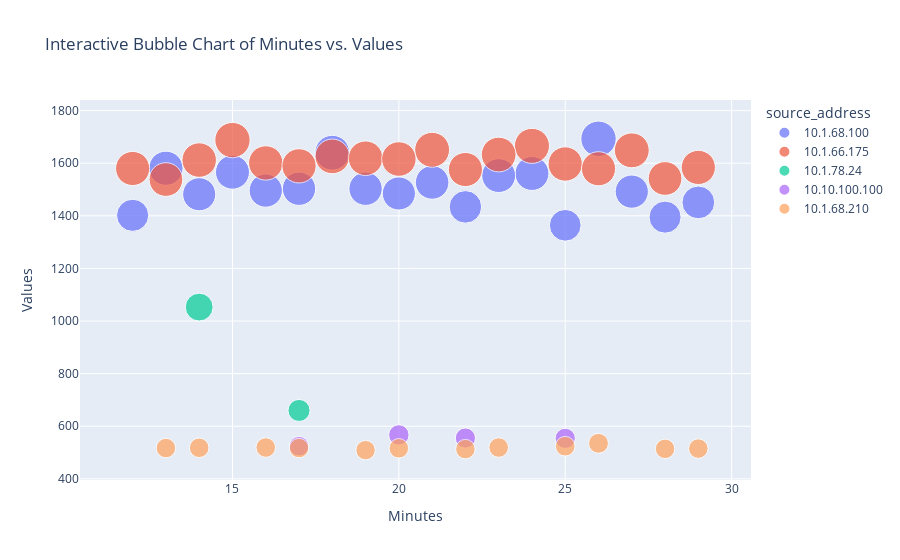

The code cell stored with this chart in its notebook:
### Code cell
fig = px.scatter(df_reset[df_reset['values']>500], 
                 x='minutes', 
                 y='values', 
                 size='values', 
                 color='source_address',
                 hover_name='source_address',  # Add hover information
                 title='Interactive Bubble Chart of Minutes vs. Values',
                 labels={'minutes':'Minutes', 'values':'Values'},
                 size_max=25)  # Maximum size of bubbles

# Show the plot
fig.show()

### Figure 1 — Plotly figure (JSON) as saved in the notebook; plotly's stock layout.template omitted (floating-point values rounded to 4 significant figures)
{"data": [{"hovertemplate": "<b>%{hovertext}</b><br><br>source_address=10.1.68.100<br>Minutes=%{x}<br>Values=%{marker.size}<extra></extra>", "hovertext": ["10.1.68.100", "10.1.68.100", "10.1.68.100", "10.1.68.100", "10.1.68.100", "10.1.68.100", "10.1.68.100", "10.1.68.100", "10.1.68.100", "10.1.68.100", "10.1.68.100", "10.1.68.100", "10.1.68.100", "10.1.68.100", "10.1.68.100", "10.1.68.100", "10.1.68.100", "10.1.68.100"], "legendgroup": "10.1.68.100", "marker": {"color": "#636efa", "size": [1693, 1640, 1581, 1566, 1561, 1553, 1527, 1503, 1503, 1496, 1492, 1485, 1482, 1451, 1434, 1402, 1395, 1364], "sizemode": "area", "sizeref": 2.709, "symbol": "circle"}, "mode": "markers", "name": "10.1.68.100", "orientation": "v", "showlegend": true, "type": "scatter", "x": [26, 18, 13, 15, 24, 23, 21, 19, 17, 16, 27, 20, 14, 29, 22, 12, 28, 25], "xaxis": "x", "y": [1693, 1640, 1581, 1566, 1561, 1553, 1527, 1503, 1503, 1496, 1492, 1485, 1482, 1451, 1434, 1402, 1395, 1364], "yaxis": "y"}, {"hovertemplate": "<b>%{hovertext}</b><br><br>source_address=10.1.66.175<br>Minutes=%{x}<br>Values=%{marker.size}<extra></extra>", "hovertext": ["10.1.66.175", "10.1.66.175", "10.1.66.175", "10.1.66.175", "10.1.66.175", "10.1.66.175", "10.1.66.175", "10.1.66.175", "10.1.66.175", "10.1.66.175", "10.1.66.175", "10.1.66.175", "10.1.66.175", "10.1.66.175", "10.1.66.175", "10.1.66.175", "10.1.66.175", "10.1.66.175"], "legendgroup": "10.1.66.175", "marker": {"color": "#EF553B", "size": [1688, 1666, 1651, 1649, 1633, 1626, 1619, 1616, 1612, 1601, 1597, 1590, 1584, 1580, 1579, 1576, 1542, 1538], "sizemode": "area", "sizeref": 2.709, "symbol": "circle"}, "mode": "markers", "name": "10.1.66.175", "orientation": "v", "showlegend": true, "type": "scatter", "x": [15, 24, 21, 27, 23, 18, 19, 20, 14, 16, 25, 17, 29, 12, 26, 22, 28, 13], "xaxis": "x", "y": [1688, 1666, 1651, 1649, 1633, 1626, 1619, 1616, 1612, 1601, 1597, 1590, 1584, 1580, 1579, 1576, 1542, 1538], "yaxis": "y"}, {"hovertemplate": "<b>%{hovertext}</b><br><br>source_address=10.1.78.24<br>Minutes=%{x}<br>Values=%{marker.size}<extra></extra>", "hovertext": ["10.1.78.24", "10.1.78.24"], "legendgroup": "10.1.78.24", "marker": {"color": "#00cc96", "size": [1053, 660], "sizemode": "area", "sizeref": 2.709, "symbol": "circle"}, "mode": "markers", "name": "10.1.78.24", "orientation": "v", "showlegend": true, "type": "scatter", "x": [14, 17], "xaxis": "x", "y": [1053, 660], "yaxis": "y"}, {"hovertemplate": "<b>%{hovertext}</b><br><br>source_address=10.10.100.100<br>Minutes=%{x}<br>Values=%{marker.size}<extra></extra>", "hovertext": ["10.10.100.100", "10.10.100.100", "10.10.100.100", "10.10.100.100"], "legendgroup": "10.10.100.100", "marker": {"color": "#ab63fa", "size": [567, 555, 554, 524], "sizemode": "area", "sizeref": 2.709, "symbol": "circle"}, "mode": "markers", "name": "10.10.100.100", "orientation": "v", "showlegend": true, "type": "scatter", "x": [20, 22, 25, 17], "xaxis": "x", "y": [567, 555, 554, 524], "yaxis": "y"}, {"hovertemplate": "<b>%{hovertext}</b><br><br>source_address=10.1.68.210<br>Minutes=%{x}<br>Values=%{marker.size}<extra></extra>", "hovertext": ["10.1.68.210", "10.1.68.210", "10.1.68.210", "10.1.68.210", "10.1.68.210", "10.1.68.210", "10.1.68.210", "10.1.68.210", "10.1.68.210", "10.1.68.210", "10.1.68.210", "10.1.68.210"], "legendgroup": "10.1.68.210", "marker": {"color": "#FFA15A", "size": [535, 524, 519, 519, 518, 517, 517, 516, 515, 514, 513, 509], "sizemode": "area", "sizeref": 2.709, "symbol": "circle"}, "mode": "markers", "name": "10.1.68.210", "orientation": "v", "showlegend": true, "type": "scatter", "x": [26, 25, 23, 16, 14, 13, 17, 20, 29, 28, 22, 19], "xaxis": "x", "y": [535, 524, 519, 519, 518, 517, 517, 516, 515, 514, 513, 509], "yaxis": "y"}], "layout": {"legend": {"itemsizing": "constant", "title": {"text": "source_address"}, "tracegroupgap": 0}, "title": {"text": "Interactive Bubble Chart of Minutes vs. Values"}, "xaxis": {"anchor": "y", "domain": [0, 1], "title": {"text": "Minutes"}}, "yaxis": {"anchor": "x", "domain": [0, 1], "title": {"text": "Values"}}}}
